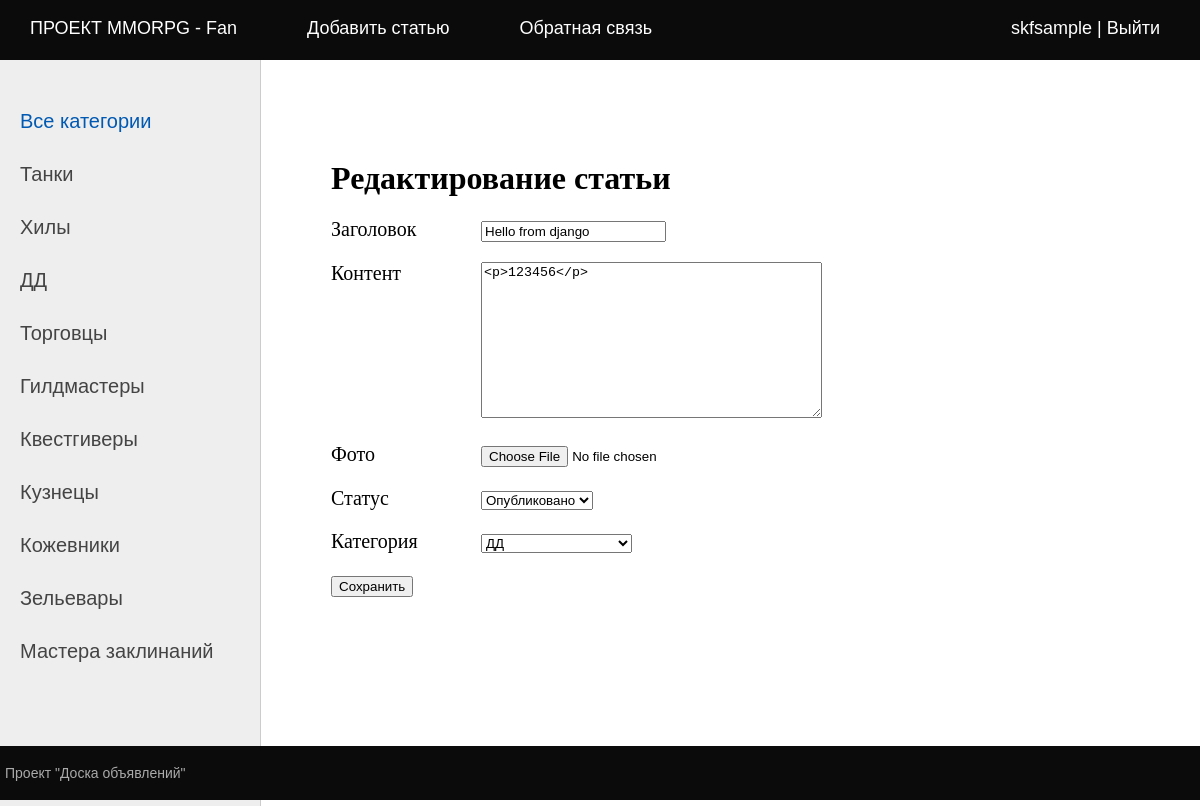
Page /17/edit/ (signed in) on the earlier database version.
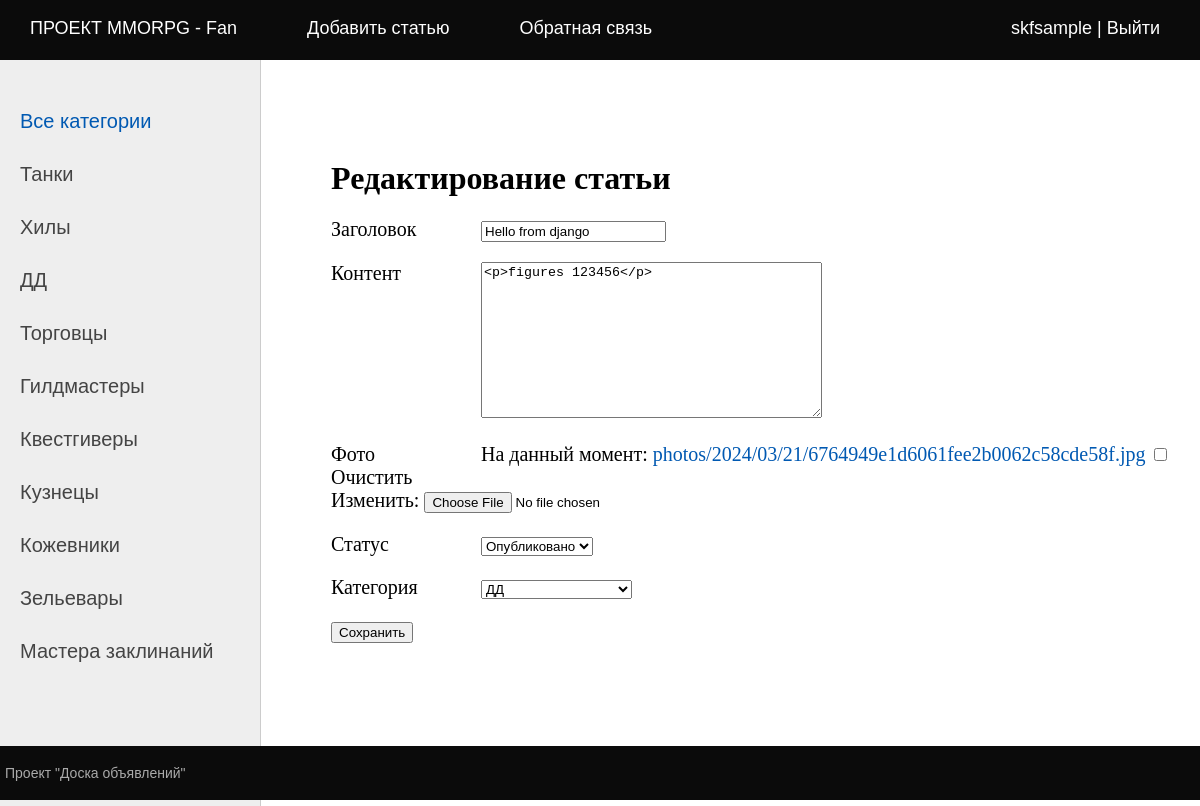
Same page on the later database version.
### bbapp/models.py (models this page shows, shortened)
class Bullets(models.Model):
    class PublishedStatus(models.IntegerChoices):
        DRAFT = 0, 'Черновик'
        PUBLISHED = 1, 'Опубликовано'
    title = models.CharField(max_length=128, verbose_name='Заголовок')
    slug = models.SlugField(max_length=128, unique=True, db_index=True, verbose_name='Slug')
    photo = models.ImageField(upload_to='photos/%Y/%m/%d',
                              verbose_name='Фото', default=None, blank=True, null=True)
    content = RichTextField(blank=True, verbose_name='Контент')
    dateCreation = models.DateTimeField(auto_now_add=True, verbose_name='Дата создания')
    dateUpdate = models.DateTimeField(auto_now=True, verbose_name='Дата изменения')
    is_published = models.BooleanField(choices=tuple(map(lambda x: (bool(x[0]), x[1]), PublishedStatus.choices)),
                                       default=PublishedStatus.DRAFT, verbose_name='Статус')
    cat = models.ForeignKey('Category', on_delete=models.PROTECT, verbose_name='Категория')
    author = models.ForeignKey(get_user_model(), on_delete=models.SET_NULL,
                               related_name='posts', null=True, default=None)
    objects = models.Manager()
    published = PublishedManager()
    class Meta:
        verbose_name = 'Доска объявлений'
        verbose_name_plural = 'Доска объявлений'
        ordering = ['-dateCreation']
        indexes = [
            models.Index(fields=['-dateCreation'])
        ]

### bbapp/views.py (the view)
# urls.py: path('<int:pk>/edit/', views.EditPage.as_view(), name='edit_page'),
class EditPage(LoginRequiredMixin, DataMixin, UpdateView):
    model = Bullets
    fields = ['title', 'content', 'photo', 'is_published', 'cat']
    template_name = 'bbapp/addpage.html'
    success_url = reverse_lazy('home')
    title_page = 'Редактирование статьи'

### accounts/context_processors.py (called while the page is built)
def get_bbapp_context(request):
    return {'mainmenu': menu}

### bbapp/models.py (called while the page is built)
    def __str__(self):
        return self.name

### bbapp/templatetags/bb_tags.py (called while the page is built)
@register.inclusion_tag('bbapp/list_categories.html')
def show_categories(cat_selected=0):
    cats = Category.objects.all()
    return {'cats': cats, 'cat_selected': cat_selected}

### bbapp/templates/bbapp/addpage.html (shortened to what this page needs)
{% extends 'default.html' %}
{% block content %}
<h1>{{ title }}</h1>
<form action="" method="POST" enctype="multipart/form-data">
    {% for f in form %}
    <p><label class="form-label" for="{{ f.id_for_label}}">{{ f.label }}</label>{{ f }}</p>
    {% endfor %}
    <p><button type="submit">Сохранить</button></p>
</form>
{% endblock %}

Differences in the rows shown:
changed Bullets "Hello from django": content "<p>123456</p>" → "<p>figures 123456</p>"
Other differences:
new list line: "На данный момент: photos/2024/03/21/6764949e1d6061fee2b0062c58cde58f.jpg Очистить Изменить: ☐"
